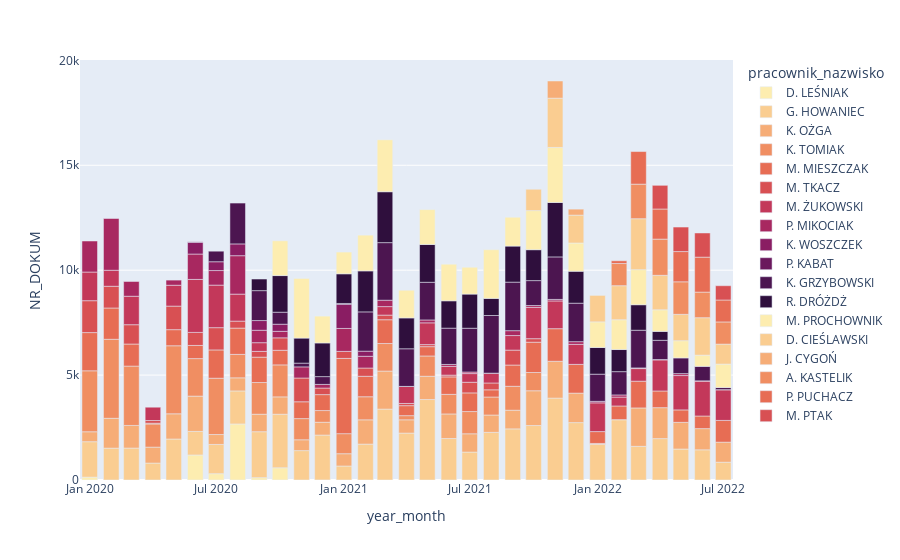

Source (notebook cell):
### Code cell
px.bar(df1.groupby(['year_month','pracownik_nazwisko']).agg({'NR_DOKUM':'sum'}).reset_index(),
        x='year_month',
        y='NR_DOKUM',
        color='pracownik_nazwisko',
      color_discrete_sequence= px.colors.sequential.matter)

### Figure 1 — Plotly figure (JSON) as saved in the notebook; plotly's stock layout.template omitted (floating-point values rounded to 4 significant figures)
{"data": [{"alignmentgroup": "True", "hovertemplate": "pracownik_nazwisko=D. LEŚNIAK<br>year_month=%{x}<br>NR_DOKUM=%{y}<extra></extra>", "legendgroup": "D. LEŚNIAK", "marker": {"color": "rgb(253, 237, 176)", "pattern": {"shape": ""}}, "name": "D. LEŚNIAK", "offsetgroup": "D. LEŚNIAK", "orientation": "v", "showlegend": true, "textposition": "auto", "type": "bar", "x": ["2020-01-01T00:00:00", "2020-06-01T00:00:00", "2020-07-01T00:00:00", "2020-08-01T00:00:00", "2020-09-01T00:00:00", "2020-10-01T00:00:00", "2020-12-01T00:00:00"], "xaxis": "x", "y": [135, 1193, 300, 2671, 112, 584, 2], "yaxis": "y"}, {"alignmentgroup": "True", "hovertemplate": "pracownik_nazwisko=G. HOWANIEC<br>year_month=%{x}<br>NR_DOKUM=%{y}<extra></extra>", "legendgroup": "G. HOWANIEC", "marker": {"color": "rgb(250, 205, 145)", "pattern": {"shape": ""}}, "name": "G. HOWANIEC", "offsetgroup": "G. HOWANIEC", "orientation": "v", "showlegend": true, "textposition": "auto", "type": "bar", "x": ["2020-01-01T00:00:00", "2020-02-01T00:00:00", "2020-03-01T00:00:00", "2020-04-01T00:00:00", "2020-05-01T00:00:00", "2020-06-01T00:00:00", "2020-07-01T00:00:00", "2020-08-01T00:00:00", "2020-09-01T00:00:00", "2020-10-01T00:00:00", "2020-11-01T00:00:00", "2020-12-01T00:00:00", "2021-01-01T00:00:00", "2021-02-01T00:00:00", "2021-03-01T00:00:00", "2021-04-01T00:00:00", "2021-05-01T00:00:00", "2021-06-01T00:00:00", "2021-07-01T00:00:00", "2021-08-01T00:00:00", "2021-09-01T00:00:00", "2021-10-01T00:00:00", "2021-11-01T00:00:00", "2021-12-01T00:00:00", "2022-01-01T00:00:00", "2022-02-01T00:00:00", "2022-03-01T00:00:00", "2022-04-01T00:00:00", "2022-05-01T00:00:00", "2022-06-01T00:00:00", "2022-07-01T00:00:00"], "xaxis": "x", "y": [1691, 1518, 1522, 807, 1954, 1122, 1394, 1574, 2190, 2551, 1400, 2140, 667, 1710, 3379, 2236, 3835, 1977, 1331, 2270, 2437, 2596, 3903, 2735, 1698, 2876, 1604, 1973, 1476, 1440, 849], "yaxis": "y"}, {"alignmentgroup": "True", "hovertemplate": "pracownik_nazwisko=K. OŻGA<br>year_month=%{x}<br>NR_DOKUM=%{y}<extra></extra>", "legendgroup": "K. OŻGA", "marker": {"color": "rgb(246, 173, 119)", "pattern": {"shape": ""}}, "name": "K. OŻGA", "offsetgroup": "K. OŻGA", "orientation": "v", "showlegend": true, "textposition": "auto", "type": "bar", "x": ["2020-01-01T00:00:00", "2020-02-01T00:00:00", "2020-03-01T00:00:00", "2020-04-01T00:00:00", "2020-05-01T00:00:00", "2020-06-01T00:00:00", "2020-07-01T00:00:00", "2020-08-01T00:00:00", "2020-09-01T00:00:00", "2020-10-01T00:00:00", "2020-11-01T00:00:00", "2020-12-01T00:00:00", "2021-01-01T00:00:00", "2021-02-01T00:00:00", "2021-03-01T00:00:00", "2021-04-01T00:00:00", "2021-05-01T00:00:00", "2021-06-01T00:00:00", "2021-07-01T00:00:00", "2021-08-01T00:00:00", "2021-09-01T00:00:00", "2021-10-01T00:00:00", "2021-11-01T00:00:00", "2021-12-01T00:00:00", "2022-01-01T00:00:00", "2022-02-01T00:00:00", "2022-03-01T00:00:00", "2022-04-01T00:00:00", "2022-05-01T00:00:00", "2022-06-01T00:00:00", "2022-07-01T00:00:00"], "xaxis": "x", "y": [473, 1423, 1078, 759, 1201, 1683, 473, 625, 833, 827, 517, 611, 586, 1158, 1813, 633, 1109, 1171, 872, 827, 889, 1658, 1756, 1406, 44, 1, 1831, 1475, 1272, 1009, 955], "yaxis": "y"}, {"alignmentgroup": "True", "hovertemplate": "pracownik_nazwisko=K. TOMIAK<br>year_month=%{x}<br>NR_DOKUM=%{y}<extra></extra>", "legendgroup": "K. TOMIAK", "marker": {"color": "rgb(240, 142, 98)", "pattern": {"shape": ""}}, "name": "K. TOMIAK", "offsetgroup": "K. TOMIAK", "orientation": "v", "showlegend": true, "textposition": "auto", "type": "bar", "x": ["2020-01-01T00:00:00", "2020-02-01T00:00:00", "2020-03-01T00:00:00", "2020-04-01T00:00:00", "2020-05-01T00:00:00", "2020-06-01T00:00:00", "2020-07-01T00:00:00", "2020-08-01T00:00:00", "2020-09-01T00:00:00", "2020-10-01T00:00:00", "2020-11-01T00:00:00", "2020-12-01T00:00:00", "2021-01-01T00:00:00", "2021-02-01T00:00:00", "2021-03-01T00:00:00", "2021-04-01T00:00:00", "2021-05-01T00:00:00", "2021-06-01T00:00:00", "2021-07-01T00:00:00", "2021-08-01T00:00:00", "2021-09-01T00:00:00", "2021-10-01T00:00:00"], "xaxis": "x", "y": [2906, 3766, 2828, 1104, 3243, 1788, 2685, 1117, 1511, 1524, 1009, 557, 955, 1100, 1312, 197, 967, 933, 1059, 858, 1140, 869], "yaxis": "y"}, {"alignmentgroup": "True", "hovertemplate": "pracownik_nazwisko=M. MIESZCZAK<br>year_month=%{x}<br>NR_DOKUM=%{y}<extra></extra>", "legendgroup": "M. MIESZCZAK", "marker": {"color": "rgb(231, 109, 84)", "pattern": {"shape": ""}}, "name": "M. MIESZCZAK", "offsetgroup": "M. MIESZCZAK", "orientation": "v", "showlegend": true, "textposition": "auto", "type": "bar", "x": ["2020-01-01T00:00:00", "2020-02-01T00:00:00", "2020-03-01T00:00:00", "2020-04-01T00:00:00", "2020-05-01T00:00:00", "2020-06-01T00:00:00", "2020-07-01T00:00:00", "2020-08-01T00:00:00", "2020-09-01T00:00:00", "2020-10-01T00:00:00", "2020-11-01T00:00:00", "2020-12-01T00:00:00", "2021-01-01T00:00:00", "2021-02-01T00:00:00", "2021-03-01T00:00:00", "2021-04-01T00:00:00", "2021-05-01T00:00:00", "2021-06-01T00:00:00", "2021-07-01T00:00:00", "2021-08-01T00:00:00", "2021-09-01T00:00:00", "2021-10-01T00:00:00", "2021-11-01T00:00:00", "2021-12-01T00:00:00", "2022-01-01T00:00:00", "2022-02-01T00:00:00", "2022-03-01T00:00:00", "2022-04-01T00:00:00", "2022-05-01T00:00:00", "2022-06-01T00:00:00", "2022-07-01T00:00:00"], "xaxis": "x", "y": [1821, 1491, 1052, 38, 767, 627, 1347, 1253, 1209, 697, 802, 759, 3587, 975, 1135, 477, 444, 833, 889, 344, 1013, 1445, 1553, 1369, 565, 651, 1275, 795, 593, 601, 1036], "yaxis": "y"}, {"alignmentgroup": "True", "hovertemplate": "pracownik_nazwisko=M. TKACZ<br>year_month=%{x}<br>NR_DOKUM=%{y}<extra></extra>", "legendgroup": "M. TKACZ", "marker": {"color": "rgb(216, 80, 83)", "pattern": {"shape": ""}}, "name": "M. TKACZ", "offsetgroup": "M. TKACZ", "orientation": "v", "showlegend": true, "textposition": "auto", "type": "bar", "x": ["2020-01-01T00:00:00", "2020-02-01T00:00:00", "2020-03-01T00:00:00", "2020-04-01T00:00:00", "2020-05-01T00:00:00", "2020-06-01T00:00:00", "2020-07-01T00:00:00", "2020-08-01T00:00:00", "2020-09-01T00:00:00", "2020-10-01T00:00:00", "2020-11-01T00:00:00", "2020-12-01T00:00:00", "2021-01-01T00:00:00", "2021-02-01T00:00:00", "2021-03-01T00:00:00", "2021-04-01T00:00:00", "2021-05-01T00:00:00", "2021-06-01T00:00:00", "2021-07-01T00:00:00", "2021-08-01T00:00:00", "2021-09-01T00:00:00", "2021-10-01T00:00:00"], "xaxis": "x", "y": [1520, 1036, 921, 127, 1122, 621, 1061, 333, 275, 593, 1133, 313, 335, 394, 220, 104, 98, 84, 507, 325, 711, 167], "yaxis": "y"}, {"alignmentgroup": "True", "hovertemplate": "pracownik_nazwisko=M. ŻUKOWSKI<br>year_month=%{x}<br>NR_DOKUM=%{y}<extra></extra>", "legendgroup": "M. ŻUKOWSKI", "marker": {"color": "rgb(195, 56, 90)", "pattern": {"shape": ""}}, "name": "M. ŻUKOWSKI", "offsetgroup": "M. ŻUKOWSKI", "orientation": "v", "showlegend": true, "textposition": "auto", "type": "bar", "x": ["2020-01-01T00:00:00", "2020-02-01T00:00:00", "2020-03-01T00:00:00", "2020-04-01T00:00:00", "2020-05-01T00:00:00", "2020-06-01T00:00:00", "2020-07-01T00:00:00", "2020-08-01T00:00:00", "2020-09-01T00:00:00", "2021-03-01T00:00:00", "2021-04-01T00:00:00", "2021-05-01T00:00:00", "2021-06-01T00:00:00", "2021-07-01T00:00:00", "2021-08-01T00:00:00", "2021-09-01T00:00:00", "2021-10-01T00:00:00", "2021-11-01T00:00:00", "2021-12-01T00:00:00", "2022-01-01T00:00:00", "2022-02-01T00:00:00", "2022-03-01T00:00:00", "2022-04-01T00:00:00", "2022-05-01T00:00:00", "2022-06-01T00:00:00", "2022-07-01T00:00:00"], "xaxis": "x", "y": [1365, 762, 1357, 634, 995, 2526, 2028, 1286, 414, 405, 813, 1037, 415, 414, 466, 694, 1492, 1322, 954, 1370, 424, 600, 1483, 1637, 1664, 1460], "yaxis": "y"}, {"alignmentgroup": "True", "hovertemplate": "pracownik_nazwisko=P. MIKOCIAK<br>year_month=%{x}<br>NR_DOKUM=%{y}<extra></extra>", "legendgroup": "P. MIKOCIAK", "marker": {"color": "rgb(168, 40, 96)", "pattern": {"shape": ""}}, "name": "P. MIKOCIAK", "offsetgroup": "P. MIKOCIAK", "orientation": "v", "showlegend": true, "textposition": "auto", "type": "bar", "x": ["2020-01-01T00:00:00", "2020-02-01T00:00:00", "2020-03-01T00:00:00", "2020-05-01T00:00:00", "2020-06-01T00:00:00", "2020-07-01T00:00:00", "2020-08-01T00:00:00", "2020-09-01T00:00:00", "2020-10-01T00:00:00", "2020-11-01T00:00:00", "2020-12-01T00:00:00", "2021-01-01T00:00:00", "2021-02-01T00:00:00", "2021-03-01T00:00:00", "2021-04-01T00:00:00", "2021-05-01T00:00:00", "2021-06-01T00:00:00", "2021-07-01T00:00:00", "2021-08-01T00:00:00", "2021-09-01T00:00:00", "2021-10-01T00:00:00", "2021-11-01T00:00:00", "2021-12-01T00:00:00", "2022-01-01T00:00:00", "2022-02-01T00:00:00", "2022-03-01T00:00:00", "2022-04-01T00:00:00", "2022-05-01T00:00:00", "2022-06-01T00:00:00", "2022-07-01T00:00:00"], "xaxis": "x", "y": [1479, 2467, 703, 245, 1209, 694, 1831, 593, 310, 530, 174, 1093, 560, 305, 1, 138, 95, 75, 3, 233, 88, 73, 129, 72, 102, 31, 15, 92, 13, 6], "yaxis": "y"}, {"alignmentgroup": "True", "hovertemplate": "pracownik_nazwisko=K. WOSZCZEK<br>year_month=%{x}<br>NR_DOKUM=%{y}<extra></extra>", "legendgroup": "K. WOSZCZEK", "marker": {"color": "rgb(138, 29, 99)", "pattern": {"shape": ""}}, "name": "K. WOSZCZEK", "offsetgroup": "K. WOSZCZEK", "orientation": "v", "showlegend": true, "textposition": "auto", "type": "bar", "x": ["2020-06-01T00:00:00", "2020-07-01T00:00:00", "2020-08-01T00:00:00", "2020-09-01T00:00:00", "2020-10-01T00:00:00", "2021-01-01T00:00:00", "2021-02-01T00:00:00"], "xaxis": "x", "y": [559, 420, 562, 462, 340, 1152, 244], "yaxis": "y"}, {"alignmentgroup": "True", "hovertemplate": "pracownik_nazwisko=P. KABAT<br>year_month=%{x}<br>NR_DOKUM=%{y}<extra></extra>", "legendgroup": "P. KABAT", "marker": {"color": "rgb(107, 24, 93)", "pattern": {"shape": ""}}, "name": "P. KABAT", "offsetgroup": "P. KABAT", "orientation": "v", "showlegend": true, "textposition": "auto", "type": "bar", "x": ["2020-06-01T00:00:00"], "xaxis": "x", "y": [22], "yaxis": "y"}, {"alignmentgroup": "True", "hovertemplate": "pracownik_nazwisko=K. GRZYBOWSKI<br>year_month=%{x}<br>NR_DOKUM=%{y}<extra></extra>", "legendgroup": "K. GRZYBOWSKI", "marker": {"color": "rgb(76, 21, 80)", "pattern": {"shape": ""}}, "name": "K. GRZYBOWSKI", "offsetgroup": "K. GRZYBOWSKI", "orientation": "v", "showlegend": true, "textposition": "auto", "type": "bar", "x": ["2020-07-01T00:00:00", "2020-08-01T00:00:00", "2020-09-01T00:00:00", "2020-10-01T00:00:00", "2020-11-01T00:00:00", "2020-12-01T00:00:00", "2021-01-01T00:00:00", "2021-02-01T00:00:00", "2021-03-01T00:00:00", "2021-04-01T00:00:00", "2021-05-01T00:00:00", "2021-06-01T00:00:00", "2021-07-01T00:00:00", "2021-08-01T00:00:00", "2021-09-01T00:00:00", "2021-10-01T00:00:00", "2021-11-01T00:00:00", "2021-12-01T00:00:00", "2022-01-01T00:00:00", "2022-02-01T00:00:00", "2022-03-01T00:00:00", "2022-04-01T00:00:00", "2022-05-01T00:00:00", "2022-06-01T00:00:00", "2022-07-01T00:00:00"], "xaxis": "x", "y": [503, 1947, 1426, 571, 180, 371, 38, 1871, 2744, 1793, 1795, 1729, 2086, 2747, 2313, 1188, 2025, 1834, 1295, 1110, 1797, 917, 748, 689, 101], "yaxis": "y"}, {"alignmentgroup": "True", "hovertemplate": "pracownik_nazwisko=R. DRÓŻDŻ<br>year_month=%{x}<br>NR_DOKUM=%{y}<extra></extra>", "legendgroup": "R. DRÓŻDŻ", "marker": {"color": "rgb(47, 15, 61)", "pattern": {"shape": ""}}, "name": "R. DRÓŻDŻ", "offsetgroup": "R. DRÓŻDŻ", "orientation": "v", "showlegend": true, "textposition": "auto", "type": "bar", "x": ["2020-09-01T00:00:00", "2020-10-01T00:00:00", "2020-11-01T00:00:00", "2020-12-01T00:00:00", "2021-01-01T00:00:00", "2021-02-01T00:00:00", "2021-03-01T00:00:00", "2021-04-01T00:00:00", "2021-05-01T00:00:00", "2021-06-01T00:00:00", "2021-07-01T00:00:00", "2021-08-01T00:00:00", "2021-09-01T00:00:00", "2021-10-01T00:00:00", "2021-11-01T00:00:00", "2021-12-01T00:00:00", "2022-01-01T00:00:00", "2022-02-01T00:00:00", "2022-03-01T00:00:00", "2022-04-01T00:00:00"], "xaxis": "x", "y": [553, 1746, 1192, 1605, 1414, 1954, 2425, 1471, 1801, 1303, 1628, 814, 1719, 1473, 2594, 1522, 1271, 1054, 1215, 424], "yaxis": "y"}, {"alignmentgroup": "True", "hovertemplate": "pracownik_nazwisko=M. PROCHOWNIK<br>year_month=%{x}<br>NR_DOKUM=%{y}<extra></extra>", "legendgroup": "M. PROCHOWNIK", "marker": {"color": "rgb(253, 237, 176)", "pattern": {"shape": ""}}, "name": "M. PROCHOWNIK", "offsetgroup": "M. PROCHOWNIK", "orientation": "v", "showlegend": true, "textposition": "auto", "type": "bar", "x": ["2020-10-01T00:00:00", "2020-11-01T00:00:00", "2020-12-01T00:00:00", "2021-01-01T00:00:00", "2021-02-01T00:00:00", "2021-03-01T00:00:00", "2021-04-01T00:00:00", "2021-05-01T00:00:00", "2021-06-01T00:00:00", "2021-07-01T00:00:00", "2021-08-01T00:00:00", "2021-09-01T00:00:00", "2021-10-01T00:00:00", "2021-11-01T00:00:00", "2021-12-01T00:00:00", "2022-01-01T00:00:00", "2022-02-01T00:00:00", "2022-03-01T00:00:00", "2022-04-01T00:00:00", "2022-05-01T00:00:00", "2022-06-01T00:00:00", "2022-07-01T00:00:00"], "xaxis": "x", "y": [1658, 2843, 1279, 1036, 1704, 2475, 1318, 1662, 1744, 1279, 2322, 1374, 1863, 2623, 1346, 1222, 1421, 1673, 1031, 821, 534, 1117], "yaxis": "y"}, {"alignmentgroup": "True", "hovertemplate": "pracownik_nazwisko=D. CIEŚLAWSKI<br>year_month=%{x}<br>NR_DOKUM=%{y}<extra></extra>", "legendgroup": "D. CIEŚLAWSKI", "marker": {"color": "rgb(250, 205, 145)", "pattern": {"shape": ""}}, "name": "D. CIEŚLAWSKI", "offsetgroup": "D. CIEŚLAWSKI", "orientation": "v", "showlegend": true, "textposition": "auto", "type": "bar", "x": ["2021-10-01T00:00:00", "2021-11-01T00:00:00", "2021-12-01T00:00:00", "2022-01-01T00:00:00", "2022-02-01T00:00:00", "2022-03-01T00:00:00", "2022-04-01T00:00:00", "2022-05-01T00:00:00", "2022-06-01T00:00:00", "2022-07-01T00:00:00"], "xaxis": "x", "y": [1017, 2349, 1328, 1260, 1622, 2428, 1642, 1256, 1786, 952], "yaxis": "y"}, {"alignmentgroup": "True", "hovertemplate": "pracownik_nazwisko=J. CYGOŃ<br>year_month=%{x}<br>NR_DOKUM=%{y}<extra></extra>", "legendgroup": "J. CYGOŃ", "marker": {"color": "rgb(246, 173, 119)", "pattern": {"shape": ""}}, "name": "J. CYGOŃ", "offsetgroup": "J. CYGOŃ", "orientation": "v", "showlegend": true, "textposition": "auto", "type": "bar", "x": ["2021-11-01T00:00:00", "2021-12-01T00:00:00"], "xaxis": "x", "y": [818, 286], "yaxis": "y"}, {"alignmentgroup": "True", "hovertemplate": "pracownik_nazwisko=A. KASTELIK<br>year_month=%{x}<br>NR_DOKUM=%{y}<extra></extra>", "legendgroup": "A. KASTELIK", "marker": {"color": "rgb(240, 142, 98)", "pattern": {"shape": ""}}, "name": "A. KASTELIK", "offsetgroup": "A. KASTELIK", "orientation": "v", "showlegend": true, "textposition": "auto", "type": "bar", "x": ["2022-02-01T00:00:00", "2022-03-01T00:00:00", "2022-04-01T00:00:00", "2022-05-01T00:00:00", "2022-06-01T00:00:00", "2022-07-01T00:00:00"], "xaxis": "x", "y": [1056, 1646, 1725, 1551, 1219, 1057], "yaxis": "y"}, {"alignmentgroup": "True", "hovertemplate": "pracownik_nazwisko=P. PUCHACZ<br>year_month=%{x}<br>NR_DOKUM=%{y}<extra></extra>", "legendgroup": "P. PUCHACZ", "marker": {"color": "rgb(231, 109, 84)", "pattern": {"shape": ""}}, "name": "P. PUCHACZ", "offsetgroup": "P. PUCHACZ", "orientation": "v", "showlegend": true, "textposition": "auto", "type": "bar", "x": ["2022-02-01T00:00:00", "2022-03-01T00:00:00", "2022-04-01T00:00:00", "2022-05-01T00:00:00", "2022-06-01T00:00:00", "2022-07-01T00:00:00"], "xaxis": "x", "y": [132, 1554, 1435, 1441, 1666, 1045], "yaxis": "y"}, {"alignmentgroup": "True", "hovertemplate": "pracownik_nazwisko=M. PTAK<br>year_month=%{x}<br>NR_DOKUM=%{y}<extra></extra>", "legendgroup": "M. PTAK", "marker": {"color": "rgb(216, 80, 83)", "pattern": {"shape": ""}}, "name": "M. PTAK", "offsetgroup": "M. PTAK", "orientation": "v", "showlegend": true, "textposition": "auto", "type": "bar", "x": ["2022-04-01T00:00:00", "2022-05-01T00:00:00", "2022-06-01T00:00:00", "2022-07-01T00:00:00"], "xaxis": "x", "y": [1129, 1169, 1152, 681], "yaxis": "y"}], "layout": {"autosize": true, "barmode": "relative", "legend": {"title": {"text": "pracownik_nazwisko"}, "tracegroupgap": 0}, "margin": {"t": 60}, "xaxis": {"anchor": "y", "autorange": true, "domain": [0, 1], "range": ["2019-12-18", "2022-07-15"], "title": {"text": "year_month"}, "type": "date"}, "yaxis": {"anchor": "x", "autorange": true, "domain": [0, 1], "range": [0, 20020.0], "title": {"text": "NR_DOKUM"}, "type": "linear"}}}
